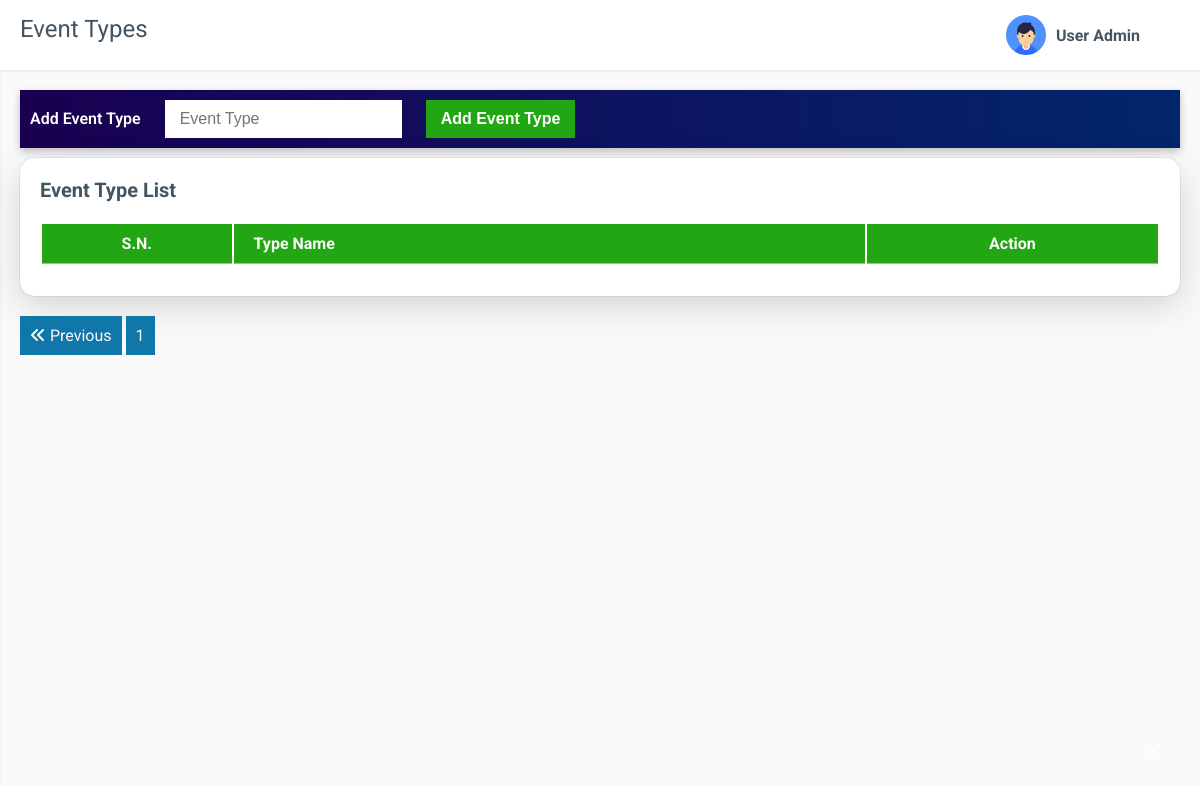
Page /admin/eventype.php?page=2 (signed in) on the earlier database version.
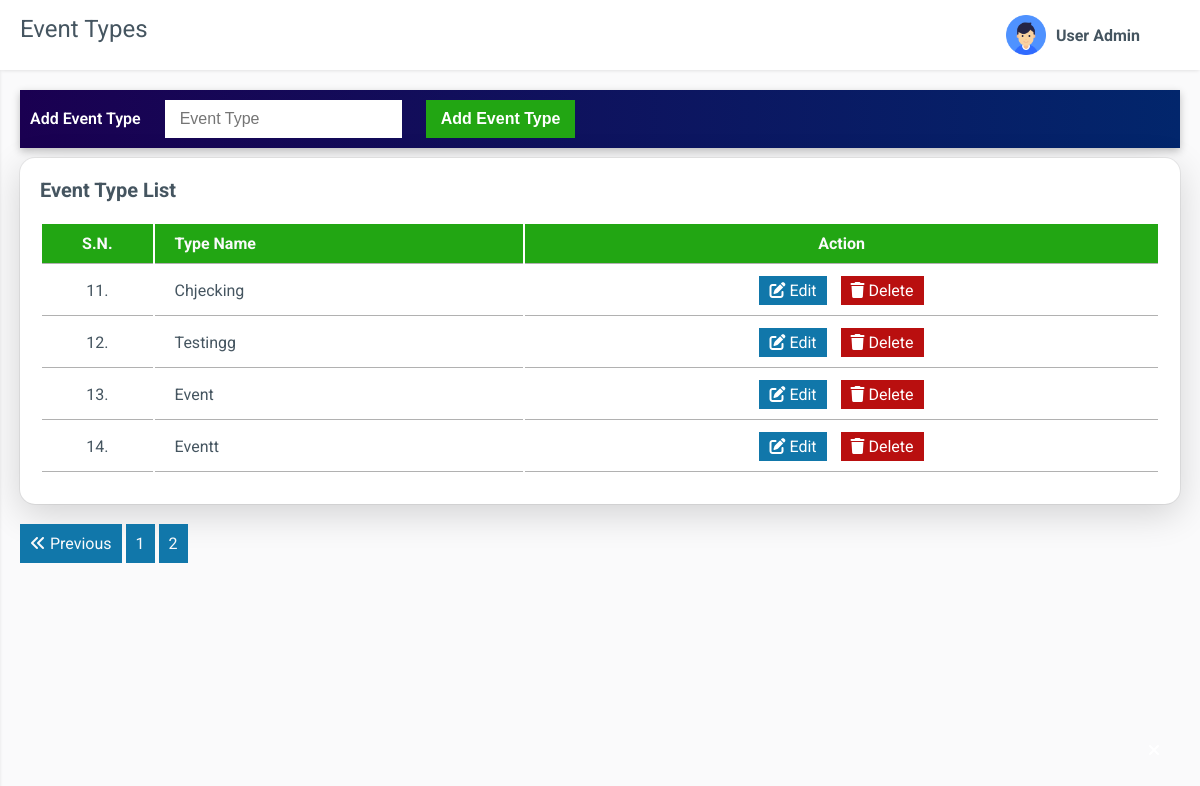
Same page on the later database version.
### tables this page shows
CREATE TABLE `tbl_types` (
  `type_id` int(11) NOT NULL,
  `name` varchar(255) NOT NULL
);

### admin/eventype.php (the view, shortened to what this page needs)
<?php
require_once('header.php');
require_once('sidebar.php');
?>
<div class="main">
        <div class="main-header">
            <div class="main-title">
                Event Types
            </div>
            <?php
            require_once('profile.php');
            ?>
        </div>
        <div class="main-content">
            <div class="row">
                <div class="col-12">
                    <div class="box" id="top-row">
                    <div class="add-form">
                            <div class="form">
                                <form action="" method="post">
                                    <label for="addform">Add Event Type</label>
                                    <input type="text" name="addType" placeholder="Event Type">
                                    <input type="button" name="addType" id="btn" value="Add Event Type">
                                </form>
                            </div>
                        </div>
                    </div>
                    <div class="box">
                        <div class="box-header">
                            Event Type List
                        </div>
                        <div class="box-body overflow-scroll">
                        <?php
                            $recordsPerPage = 10;
                            if (isset($_GET['page']) && is_numeric($_GET['page'])) {
                                $currentPage = $_GET['page'];
                            } else {
                                $currentPage = 1;
                            }
                            $offset = ($currentPage - 1) * $recordsPerPage;
                            $sqlCount = "SELECT COUNT(*) as total FROM tbl_types";
                            $resultCount = mysqli_query($conn, $sqlCount);
                            $totalRecords = mysqli_fetch_assoc($resultCount)['total'];
                            $totalPages = ceil($totalRecords / $recordsPerPage);
                            $sql = "SELECT * FROM tbl_types LIMIT $offset, $recordsPerPage";
                            $result = mysqli_query($conn, $sql);
                        ?>
                            <table>
                                <thead>
                                    <tr>
                                        <th class="center">S.N.</th>
                                        <th class="left">Type Name</th>
                                        <th class="center">Action</th>
                                    </tr>
                                </thead>
                                <tbody>
                                    <?php
                                    $serialNumber = $offset + 1;
                                    if ($result !== false) {
                                        while ($row = mysqli_fetch_assoc($result)) {
                                            ?>
                                            <tr>
                                                <td class="center"><?php echo $serialNumber; ?>.</td>
                                                <td class="left"><?php echo $row['name']; ?></td>
                                                <td class="center">
                                                    <a class="edit" href="#"><span><i class="fa-solid fa-pen-to-square"></i> Edit</span></a>
                                                    <a class="delete" ><span><i class="fa-solid fa-trash"></i> Delete</span></a>
                                                    </td>
                                            </tr>
                                            <?php
                                            $serialNumber++;
                                        }
                                    }
                                    ?>
                                </tbody>
                            </table>
                        </div>
                    </div>
                    <div class="pagination">
                                <?php if ($currentPage > 1): ?>
                                    <a href="?page=<?php echo ($currentPage - 1); ?>"><i class="fa-solid fa-angles-left"></i> Previous</a>
                                <?php endif; ?>
                                <?php for ($i = 1; $i <= $totalPages; $i++): ?>
                                    <a href="?page=<?php echo $i; ?>"><?php echo $i; ?></a>
                                <?php endfor; ?>
                            </div>
                </div>
            </div>
        </div>
</div>
<?php
require_once('footer.php');
?>

Differences in the rows shown:
added tbl_types: name "Chjecking"
added tbl_types: name "Testingg"
added tbl_types: name "Event"
added tbl_types: name "Eventt"
Other differences:
new list line: "2"
